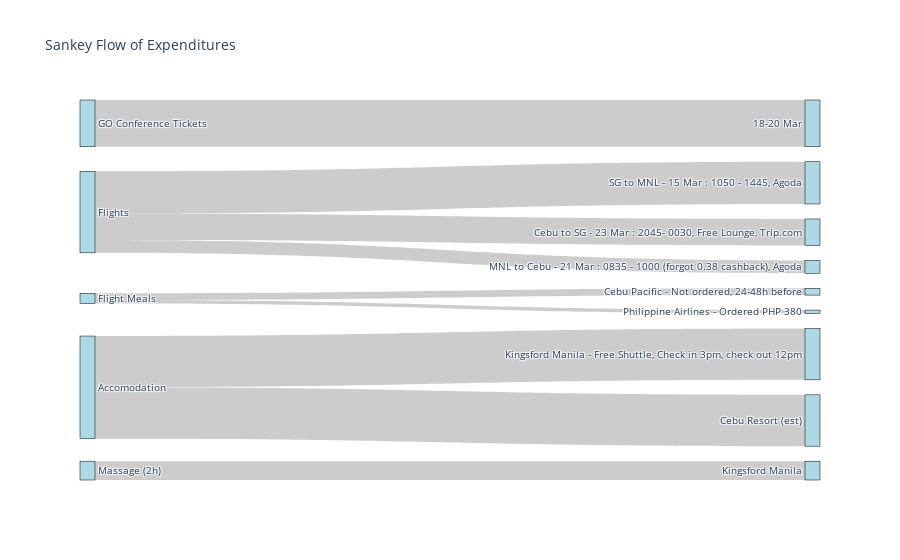

Here is the notebook cell this chart was saved with:
### Code cell
sources = df_nonzero['Holiday Expenditure Type']
targets = df_nonzero['Details and Date']

# Map labels to indices
all_nodes = list(pd.unique(sources.tolist() + targets.tolist()))
source_indices = [all_nodes.index(s) for s in sources]
target_indices = [all_nodes.index(t) for t in targets]
values = df_nonzero['SGD']

fig_sankey = go.Figure(data=[go.Sankey(
    node=dict(
        pad=15,
        thickness=15,
        line=dict(color="black", width=0.5),
        label=all_nodes,
        color="lightblue"
    ),
    link=dict(
        source=source_indices,
        target=target_indices,
        value=values
    )
)])
fig_sankey.update_layout(title_text="Sankey Flow of Expenditures", font_size=10)
fig_sankey.show()

fig_sankey.write_image("figsankey.png", engine="kaleido")

from IPython.display import Image
Image("figsankey.png")

### Figure 1 — Plotly figure (JSON) as saved in the notebook; plotly's stock layout.template omitted (floating-point values rounded to 4 significant figures)
{"data": [{"link": {"source": [0, 1, 1, 1, 2, 2, 2, 3, 3, 4], "target": [5, 6, 7, 8, 9, 10, 9, 11, 12, 13], "value": [136.6, 123.3, 37.36, 77.5, 10.0, 10.0, 10.0, 150.0, 150.0, 55.0]}, "node": {"color": "lightblue", "label": ["GO Conference Tickets", "Flights", "Flight Meals", "Accomodation", "Massage (2h)", "18-20 Mar", "SG to MNL - 15 Mar : 1050 - 1445, Agoda", "MNL to Cebu - 21 Mar : 0835 - 1000 (forgot 0.38 cashback), Agoda", "Cebu to SG - 23 Mar : 2045- 0030, Free Lounge, Trip.com", "Cebu Pacific - Not ordered, 24-48h before", "Philippine Airlines - Ordered PHP 380", "Kingsford Manila - Free Shuttle, Check in 3pm, check out 12pm", "Cebu Resort (est)", "Kingsford Manila"], "line": {"color": "black", "width": 0.5}, "pad": 15, "thickness": 15}, "type": "sankey"}], "layout": {"font": {"size": 10}, "title": {"text": "Sankey Flow of Expenditures"}}}
